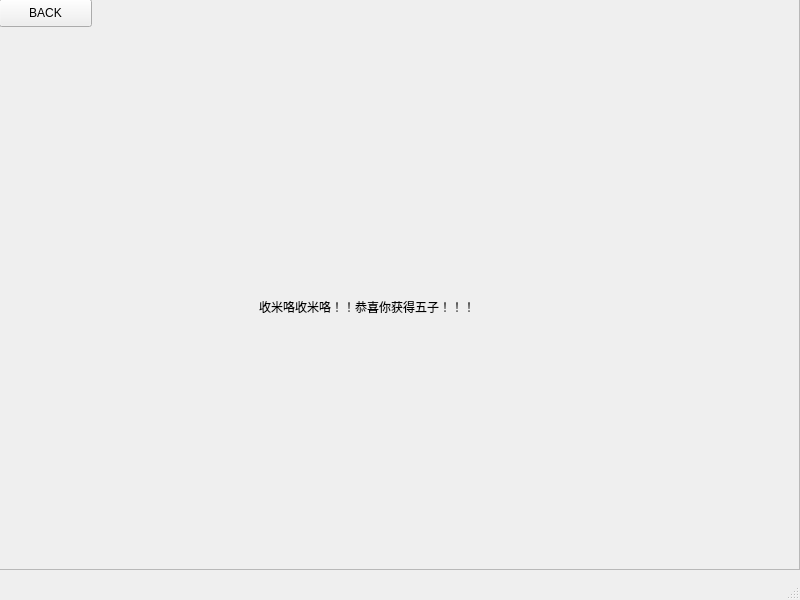
<?xml version="1.0" encoding="UTF-8"?>
<ui version="4.0">
 <class>wz</class>
 <widget class="QMainWindow" name="wz">
  <property name="geometry">
   <rect>
    <x>0</x>
    <y>0</y>
    <width>800</width>
    <height>600</height>
   </rect>
  </property>
  <property name="windowTitle">
   <string>MainWindow</string>
  </property>
  <widget class="QWidget" name="centralwidget">
   <widget class="QFrame" name="frame">
    <property name="geometry">
     <rect>
      <x>-1</x>
      <y>-1</y>
      <width>801</width>
      <height>571</height>
     </rect>
    </property>
    <property name="styleSheet">
     <string notr="true">#frame{

border-image:url(:/PHOTO/BOWL.png);
}</string>
    </property>
    <property name="frameShape">
     <enum>QFrame::StyledPanel</enum>
    </property>
    <property name="frameShadow">
     <enum>QFrame::Raised</enum>
    </property>
    <widget class="QLabel" name="label">
     <property name="geometry">
      <rect>
       <x>570</x>
       <y>140</y>
       <width>221</width>
       <height>251</height>
      </rect>
     </property>
     <property name="text">
      <string>&lt;html&gt;&lt;head/&gt;&lt;body&gt;&lt;p&gt;&lt;img src=&quot;:/PHOTO/DMZ.png&quot;/&gt;&lt;/p&gt;&lt;/body&gt;&lt;/html&gt;</string>
     </property>
    </widget>
    <widget class="QLabel" name="label_2">
     <property name="geometry">
      <rect>
       <x>300</x>
       <y>-10</y>
       <width>221</width>
       <height>291</height>
      </rect>
     </property>
     <property name="text">
      <string>&lt;html&gt;&lt;head/&gt;&lt;body&gt;&lt;p&gt;&lt;img src=&quot;:/PHOTO/ALL.png&quot;/&gt;&lt;/p&gt;&lt;/body&gt;&lt;/html&gt;</string>
     </property>
    </widget>
    <widget class="QLabel" name="label_3">
     <property name="geometry">
      <rect>
       <x>20</x>
       <y>130</y>
       <width>301</width>
       <height>261</height>
      </rect>
     </property>
     <property name="text">
      <string>&lt;html&gt;&lt;head/&gt;&lt;body&gt;&lt;p&gt;&lt;img src=&quot;:/PHOTO/HJY.png&quot;/&gt;&lt;/p&gt;&lt;/body&gt;&lt;/html&gt;</string>
     </property>
    </widget>
    <widget class="QLabel" name="label_4">
     <property name="geometry">
      <rect>
       <x>260</x>
       <y>300</y>
       <width>301</width>
       <height>16</height>
      </rect>
     </property>
     <property name="text">
      <string>收米咯收米咯！！恭喜你获得五子！！！</string>
     </property>
    </widget>
    <widget class="QPushButton" name="pushButton">
     <property name="geometry">
      <rect>
       <x>0</x>
       <y>0</y>
       <width>93</width>
       <height>28</height>
      </rect>
     </property>
     <property name="text">
      <string>BACK</string>
     </property>
    </widget>
   </widget>
  </widget>
  <widget class="QMenuBar" name="menubar">
   <property name="geometry">
    <rect>
     <x>0</x>
     <y>0</y>
     <width>800</width>
     <height>26</height>
    </rect>
   </property>
  </widget>
  <widget class="QStatusBar" name="statusbar"/>
 </widget>
 <resources/>
 <connections/>
</ui>
